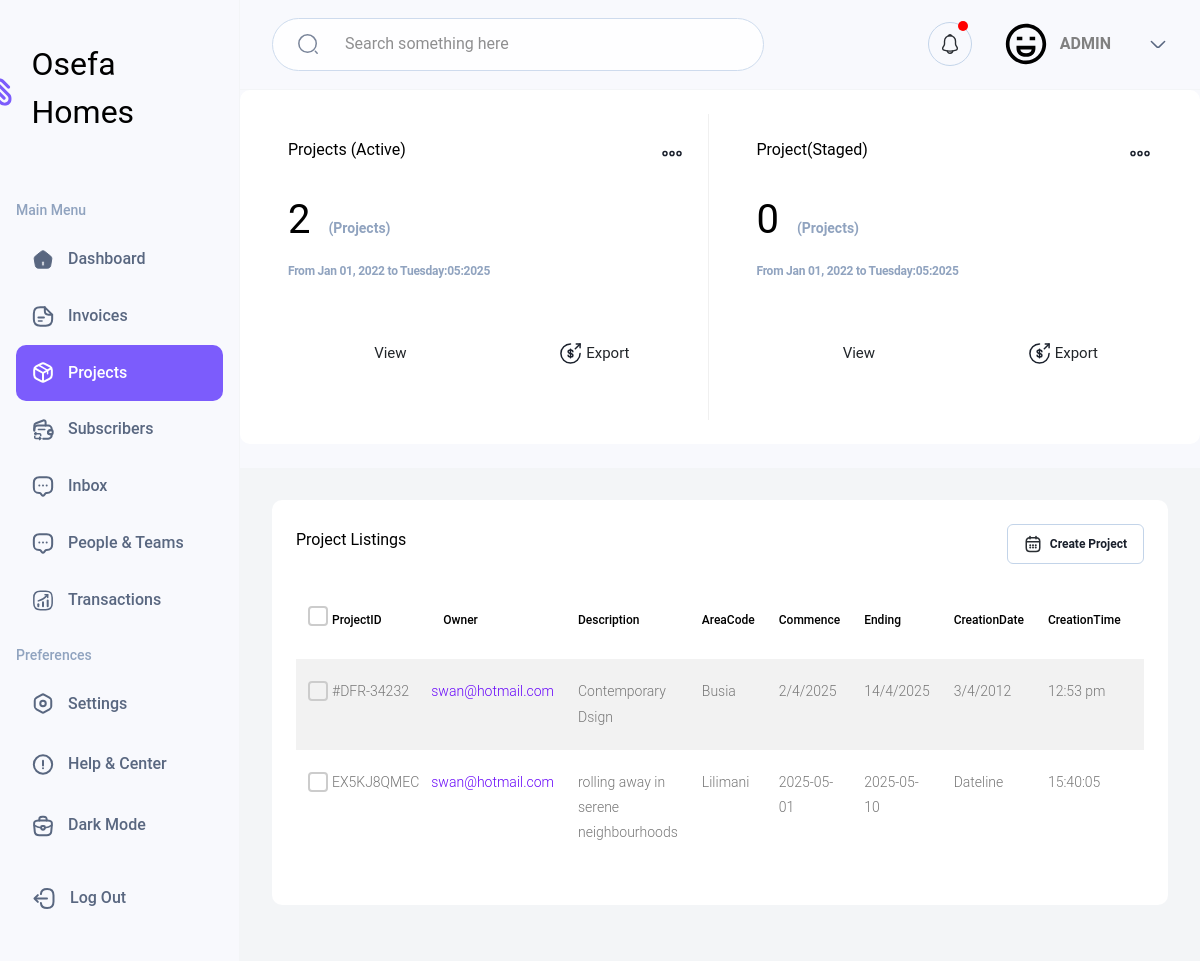
The app's page /Home/Administrator/Dashboard/Projects/ with its own data.
### tables this page shows
CREATE TABLE Projects (
                                    ProjectID integer UNIQUE  NOT NULL ,
                                    ProjectOwner text  NOT NULL,
                                    Description text NOT NULL,
                                    AreaCode text NOT NULL,
                                    Commence text NOT NULL ,
                                    Ending text NOT NULL ,
                                    CreationDate text NOT NULL,
                                    CreationTime  text NOT NULL , 
                                    GrossAmount integer NOT NULL ,
                                    Middleman text NOT NULL , 
                                    IsExistent integer NOT NULL 

                                    
                                );

### Controller.py (the view)
class Admin_Project_Interface(View):
   methods = ['GET', 'POST']
   def dispatch_request(self) -> str :
        Indicator = int(0)
        Indicator_Next = int(1)
        UID = base_controller.Construct_String_Address(10)
        if request.method == 'GET':
            Projects  = control_baselink.Print_Projects(Indicator)
            Stale_Projects = control_baselink.Print_Projects(Indicator_Next)
            Account_Profiles = control_baselink.Print_Clientelle_Listings(Indicator)
            if (Projects):
                Project_Index = len(Projects)
            else:
                Project_Index = int(0)
            if (Stale_Projects):
                Stale_Index = len(Stale_Projects)
            else:
                Stale_Index = int(0)
            return render_template('Admin-Projects-Concept.html' , CompanyID = CompanyID , Projects = Projects , Project_Index = Project_Index , Stale_Projects = Stale_Projects , Stale_Index = Stale_Index  , UID = UID , Dateline = Dateline , Timeline = Timeline , Account_Profiles = Account_Profiles )
        elif request.method == "POST":
            Feedback = list(request.form.values())
            if(len(Feedback))  == int(10):
                control_baselink.Create_Project(Feedback)
                return redirect(url_for('Projects'))
            return render_template('Admin-Projects-Concept.html' , CompanyID = CompanyID  )

### Intercom_Connector.py (called while the page is built)
def create_connection(db_file):
    conn = None
    try:
        conn = sqlite3.connect(db_file)
    except Error as e:
        print(e)
    return conn

def Print_Clientelle_Listings(AccountType):
    if not AccountType:
        AccountType = "Standard"
    """
    Query all DatabaseFeed in theProperty_Schema table
    :param conn: the Connection object
    :return:
    """
    conn = create_connection(DatabaseURL)
    cur = conn.cursor()
    cur.execute("SELECT * FROM Clientelle Where AccountType = ? " , (AccountType,))
    DatabaseFeed = cur.fetchall()
    for DataChunk in DatabaseFeed:
        print(DataChunk)
    return (DatabaseFeed)

def Print_Projects(Bindings):
    conn = create_connection(DatabaseURL)
    cur = conn.cursor()
    cur.execute("SELECT * FROM Projects Where IsExistent = ? " , ( Bindings , ))
    DatabaseFeed = cur.fetchall()
    for DataChunk in DatabaseFeed:
        print(DataChunk)
    return DatabaseFeed

### utils/base.py (called while the page is built)
def Construct_String_Address(size, chars=string.ascii_uppercase + string.digits) -> str:
    return ''.join(random.choice(chars) for x in range(size))

### templates/Admin-Projects-Concept.html (shortened to what this page needs)
<!DOCTYPE html>
<html lang="en" >
<head>
  <link href="{{url_for('static' , filename='assets/css/pro-table-inline.css')}}" rel="stylesheet">
  <link href="{{url_for('static' , filename='assets/css/admin-pallete.css')}}" rel="stylesheet">
  <link href="{{url_for('static' , filename='assets/css/pro-form.css')}}" rel="stylesheet">
  <link href="{{url_for('static' , filename='assets/css/bootstrap.css')}}" rel="stylesheet">
</head>
<body>
<body>
    <div class="container">
        <nav class="sidebar">
            <div>
                <div class="sidebar__logo">
                    <h2 class="sidebar__logo-header">{{CompanyID}}</h2>
                </div>
                <ul class="side-nav">
                    <span class="side-nav__header">Main Menu</span>
                    <a href="{{url_for('Admin')}}">
                    <li class="side-nav__item ">
                        <span>Dashboard</span>
                    </li>
                </a>
                    <a href="{{url_for('Invoice')}}">
                    <li class="side-nav__item">
                        <span>Invoices</span>
                    </li>
                    </a>
                    <a href="{{url_for('Projects')}}">
                    <li class="side-nav__item side-nav__item-active ">
                        <span>Projects</span>
                    </li>
                    </a>
                    <a href="{{url_for('Subscribe')}}">
                    <li class="side-nav__item">
                        <span>Subscribers</span>
                    </li>
                    <a href="{{url_for('Mail')}}">
                    <li class="side-nav__item">
                        <span>Inbox</span>
                    </li>
                    </a>
                    <a href="{{url_for('Clientelle')}}">
                    <li class="side-nav__item">
                        <span>People &amp; Teams</span>
                    </li>
                    </a>
                    <a href="{{url_for('Transactions')}}">
                        <li class="side-nav__item">
                            <span> Transactions </span>
                        </li>
                        </a>
                </ul>
                <ul class="side-nav">
                    <span class="side-nav__header">Preferences</span>
                    <li class="side-nav__item">
                        <span>Settings</span>
                    </li>
                    <li class="side-nav__item">
                        <span>Help &amp; Center</span>
                    </li>
                    <li class="side-nav__item">
                        <span>Dark Mode</span>
                    </li>
                </ul>
            </div>
            <ul class="side-nav">
                <a href="{{url_for('Auth')}}">
                <li class="side-nav__item last-item">
                    <span>Log Out</span>
                </li>
                </a>
            </ul>
        </nav>
        <main class="main-content">
            <div class="top-container">
                <div action="#" class="search">
                    <input type="text" class="search__input" placeholder="Search something here">
                </div>
                <div class="user-nav">
                    <button class="notification">
                    </button>
                    <div class="user-info">
                        <span class="user-name">ADMIN</span>
                    </div>
                    <svg width="20" height="20" viewBox="0 0 20 20" fill="none" xmlns="http://www.w3.org/2000/svg">
                        <path d="M16.5999 7.45837L11.1666 12.8917C10.5249 13.5334 9.4749 13.5334 8.83324 12.8917L3.3999 7.45837" stroke="#596780" stroke-width="1.5" stroke-miterlimit="10" stroke-linecap="round" stroke-linejoin="round"/>
                    </svg>
                </div>
            </div>
            <div class="box total-box">
                    <div class="total-box__left">
                        <div class="box">
                            <div class="header-container">
                                <h3 class="section-header"> Projects (Active) </h3>
                            </div>
                            <h1 class="price"> {{Project_Index}} <span class="price-currency">(Projects)</span></h1>
                            <p>From Jan 01, 2022 to {{Dateline}}</p>
                            <div class="button-box">
                                <button class="btn btn-purple">
                                    <span> View </span>
                                </button>
                                <button class="btn btn-purple">
                                    <span> Export </span>
                                </button>
                            </div>
                        </div>
                    </div>
                    <div class="total-box__right">
                        <div class="box">
                            <div class="header-container">
                                <h3 class="section-header"> Project(Staged)</h3>
                            </div>
                            <h1 class="price"> {{ Stale_Index}} <span class="price-currency">(Projects)</span></h1>
                            <p>From Jan 01, 2022 to {{Dateline}}</p>
                            <div class="button-box">
                                <button class="btn btn-purple">
                                    <span> View </span>
                                </button>
                                <button class="btn btn-white">
                                    <span> Export </span>
                                </button>
                            </div>
                        </div>
                    </div>
            </div>
            <div class="bottom-container">
               <div class="box" style="width:100%;">
                        <div class="header-container">
                            <h3 class="section-header"> Project Listings </h3>
                            <div class="date-selector"  data-bs-toggle="modal" data-bs-target="#largeModal">
                                <span> Create Project </span>
                            </div>
                        </div>
                        <div class="table-responsive">
                            <table class="table table-striped custom-table" style="width:100%;">
                              <thead>
                                <tr>
                                  <th scope="col">
                                    <label class="control control--checkbox">
                                      <div class="control__indicator"></div>
                                    </label>
                                  </th>
                                  <th scope="col"> ProjectID </th>
                                  <th scope="col"> Owner</th>
                                  <th scope="col"> Description </th>
                                  <th scope="col"> AreaCode </th>
                                  <th scope="col"> Commence </th>
                                  <th scope="col"> Ending </th>
                                  <th scope="col"> CreationDate </th>
                                  <th scope="col"> CreationTime  </th>
                                  <th scope="col"> GrossAmount </th>
                                </tr>
                              </thead>
                              <tbody>
                             {% for Project  in Projects %}
                             <tr scope="row"  >
                                  <td>
                                    <label class="control control--checkbox">
                                    <div class="control__indicator"></div>
                                    </label>
                                  </td>
                                  <td>
                                  {{Project[0]}}
                                  </td>
                                  <td class="pl-0">
                                    <div class="d-flex align-items-center">
                                      <a href="#" class="name">      {{Project[1]}} </a>
                                    </div>
                                  </td>
                                  <td>
                                    {{Project[2]}}
                                  </td>
                                  <td>     {{Project[3]}}</td>
                                  <td>     {{Project[4]}}</td>
                                  <td>      {{Project[5]}}</td>
                                  <td>      {{Project[6]}}</td>
                                  <td>      {{Project[7]}}</td>
                                  <td>      {{Project[8]}}</td>
                                </tr>
                                {% endfor %}
                              </tbody>
                            </table>
                          </div>
                    </div>
            </div>
        </main>
    </div>
</body>
</body>
</html>

### static/assets/css/pro-table-inline.css (style rules this page uses)
body { font-family: "Roboto", -apple-system, BlinkMacSystemFont, "Segoe UI", Roboto, "Helvetica Neue", Arial, "Noto Sans", sans-serif, "Apple Color Emoji", "Segoe UI Emoji", "Segoe UI Symbol", "Noto Color Emoji"; background-color: #fff; font-weight: 300; }
p { font-weight: 300; }
h1, h2, h3, h4, h5, h6, .h1, .h2, .h3, .h4, .h5, .h6 { font-family: "Roboto", -apple-system, BlinkMacSystemFont, "Segoe UI", Roboto, "Helvetica Neue", Arial, "Noto Sans", sans-serif, "Apple Color Emoji", "Segoe UI Emoji", "Segoe UI Symbol", "Noto Color Emoji"; }
a { -webkit-transition: .3s all ease; -o-transition: .3s all ease; transition: .3s all ease; }
a, a:hover { text-decoration: none !important; }
h2 { font-size: 20px; }
.custom-table { min-width: 900px; }
.custom-table thead tr, .custom-table thead th { padding-bottom: 30px; border-top: none; border-bottom: none !important; color: #000; }
.custom-table tbody th, .custom-table tbody td { color: #777; font-weight: 400; padding-bottom: 20px; padding-top: 20px; font-weight: 300; border: none; -webkit-transition: .3s all ease; -o-transition: .3s all ease; transition: .3s all ease; }
.custom-table tbody tr { -webkit-transition: .3s all ease; -o-transition: .3s all ease; transition: .3s all ease; }
.custom-table tbody tr .name { text-decoration: line-through; position: relative; display: inline-block; }
.custom-table tbody tr .name:before { content: ""; height: 2px; top: 50%; position: absolute; left: 0; right: 0; background: #dc3545; opacity: 0; visibility: hidden; }
.control { display: block; position: relative; margin-bottom: 25px; cursor: pointer; font-size: 18px; }
.control__indicator { position: absolute; top: 2px; left: 0; height: 20px; width: 20px; border-radius: 4px; border: 2px solid #ccc; background: transparent; }
.control__indicator:after { font-family: 'icomoon'; content: '\e5ca'; position: absolute; display: none; }
.control--checkbox .control__indicator:after { top: 50%; left: 50%; -webkit-transform: translate(-50%, -52%); -ms-transform: translate(-50%, -52%); transform: translate(-50%, -52%); }
.table { width: 100%; margin-bottom: 1rem; color: #212529; }
.table th, .table td { padding: 0.75rem; vertical-align: top; border-top: 1px solid #dee2e6; }
.table thead th { vertical-align: bottom; border-bottom: 2px solid #dee2e6; }
.table-striped tbody tr:nth-of-type(odd) { background-color: rgba(0, 0, 0, 0.05); }
.table-responsive { display: block; width: 100%; overflow-x: auto; -webkit-overflow-scrolling: touch; }

### records on screen
Projects: ProjectID "#DFR-34232", ProjectOwner "swan@hotmail.com", Description "Contemporary Dsign", AreaCode "Busia", Commence "2/4/2025", Ending "14/4/2025", CreationDate "3/4/2012", CreationTime "12:53 pm"
Projects: ProjectID "EX5KJ8QMEC", ProjectOwner "swan@hotmail.com", Description "rolling away in serene neighbourhoods", AreaCode "Lilimani", Commence "2025-05-01", Ending "2025-05-10", CreationDate "Dateline", CreationTime "15:40:05"

### other values on screen
{{ CompanyID }} "Osefa Homes"
{{ Project_Index }} "2"
{{ Dateline }} "Tuesday:05:2025"
{{ Stale_Index }} "0"
